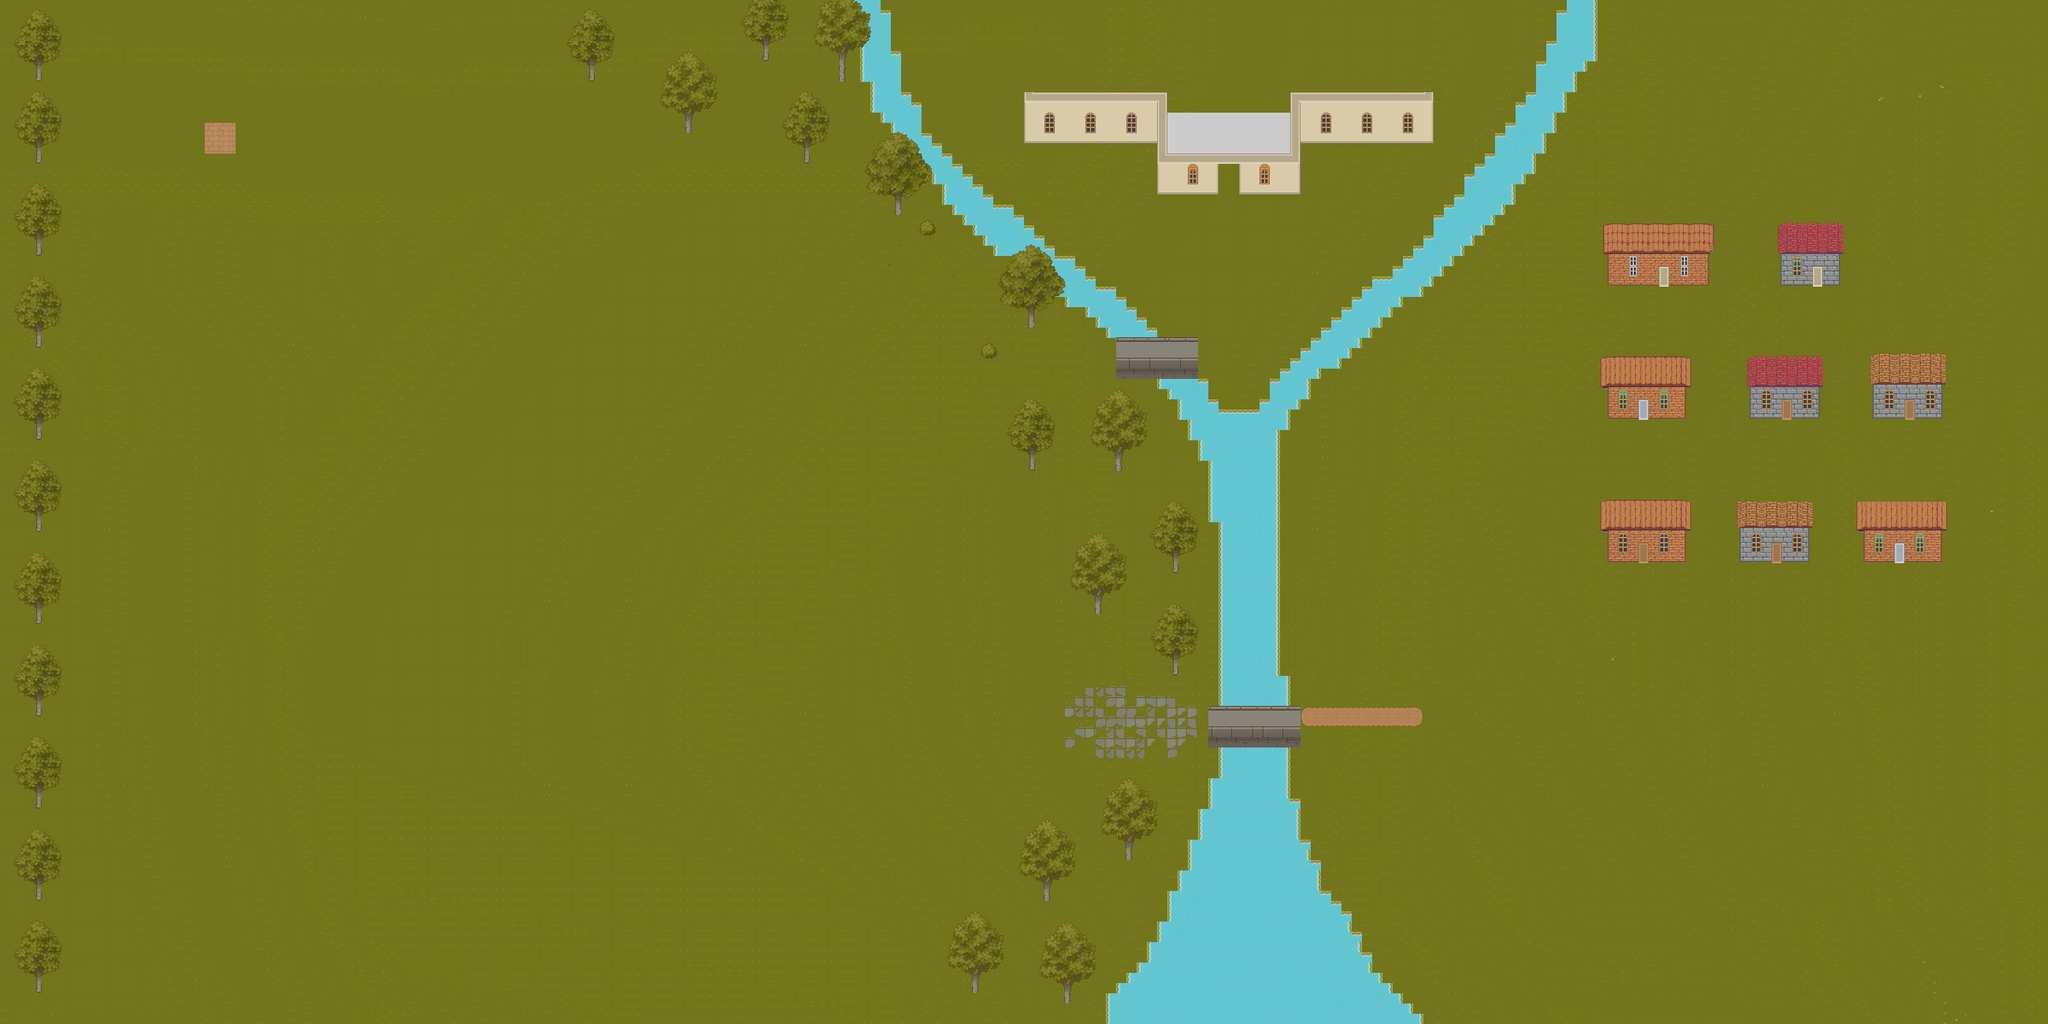

A level layout from a 2D game, rendered from its tile map. Below: a short description, then the map file with tile-grid data replaced by summaries:
An orthogonal 200x100 tile map with 16x16 px tiles, 13 tile layers (Grass, Paths, Water, Trees etc, ...), 5 hidden layers not drawn, 6 tilesets.

<map version="1.5" tiledversion="1.7.2" orientation="orthogonal" renderorder="right-down" width="200" height="100" tilewidth="16" tileheight="16" infinite="0" nextlayerid="19" nextobjectid="1">
 <tileset firstgid="1" source="MainTileSet.tsx" />
 <tileset firstgid="1768" source="TILESET.tsx" />
 <tileset firstgid="2552" source="TX Tileset Grass.tsx" />
 <tileset firstgid="2777" source="TX Plant.tsx" />
 <tileset firstgid="3677" source="TX Tileset Wall.tsx" />
 <tileset firstgid="4577" source="TX Tileset Stone Ground.tsx" />
 <layer id="1" name="Grass" width="200" height="100">
  <data>[20000 cells, 20000 non-empty, 70 distinct tile ids]</data>
 </layer>
 <layer id="7" name="Paths" width="200" height="100">
  <data>[20000 cells, 96 non-empty, 14 distinct tile ids]</data>
 </layer>
 <layer id="2" name="Water" width="200" height="100">
  <data>[20000 cells, 1046 non-empty, 7 distinct tile ids]</data>
 </layer>
 <layer id="10" name="Trees etc" width="200" height="100">
  <data>[20000 cells, 1334 non-empty, 183 distinct tile ids]</data>
 </layer>
 <layer id="14" name="House 0 - Tent" width="200" height="100" visible="0">
  <data>[20000 cells, 4 non-empty, 4 distinct tile ids]</data>
 </layer>
 <layer id="15" name="House 0 - Garden" width="200" height="100" visible="0">
  <data>[20000 cells, 35 non-empty, 15 distinct tile ids]</data>
 </layer>
 <layer id="16" name="House 1 - Walls" width="200" height="100" visible="0">
  <data>[20000 cells, 24 non-empty, 12 distinct tile ids]</data>
 </layer>
 <layer id="17" name="House 1 - Roof/Windows/Door" width="200" height="100" visible="0">
  <data>[20000 cells, 28 non-empty, 16 distinct tile ids]</data>
 </layer>
 <layer id="18" name="House 1 - Garden" width="200" height="100" visible="0">
  <data>[20000 cells, 61 non-empty, 10 distinct tile ids]</data>
 </layer>
 <layer id="12" name="Bridge walk" width="200" height="100">
  <data>[20000 cells, 34 non-empty, 4 distinct tile ids]</data>
 </layer>
 <layer id="11" name="Bridge" width="200" height="100">
  <data>[20000 cells, 85 non-empty, 18 distinct tile ids]</data>
 </layer>
 <layer id="6" name="Standard Houses" width="200" height="100">
  <data>[20000 cells, 269 non-empty, 27 distinct tile ids]</data>
 </layer>
 <layer id="9" name="Standard Houses - Doors/Windows" width="200" height="100">
  <data>[20000 cells, 46 non-empty, 13 distinct tile ids]</data>
 </layer>
 <layer id="8" name="Standard Houses - Roof" width="200" height="100">
  <data>[20000 cells, 275 non-empty, 56 distinct tile ids]</data>
 </layer>
 <layer id="13" name="Tents" width="200" height="100">
  <data>[20000 cells, 0 non-empty, 0 distinct tile ids]</data>
 </layer>
 <layer id="3" name="Castle 1 - Walls" width="200" height="100">
  <data>[20000 cells, 192 non-empty, 12 distinct tile ids]</data>
 </layer>
 <layer id="5" name="Castle 1 - Upper floor" width="200" height="100">
  <data>[20000 cells, 48 non-empty, 1 distinct tile ids]</data>
 </layer>
 <layer id="4" name="Castle 1 - Windows" width="200" height="100">
  <data>[20000 cells, 16 non-empty, 4 distinct tile ids]</data>
 </layer>
</map>
